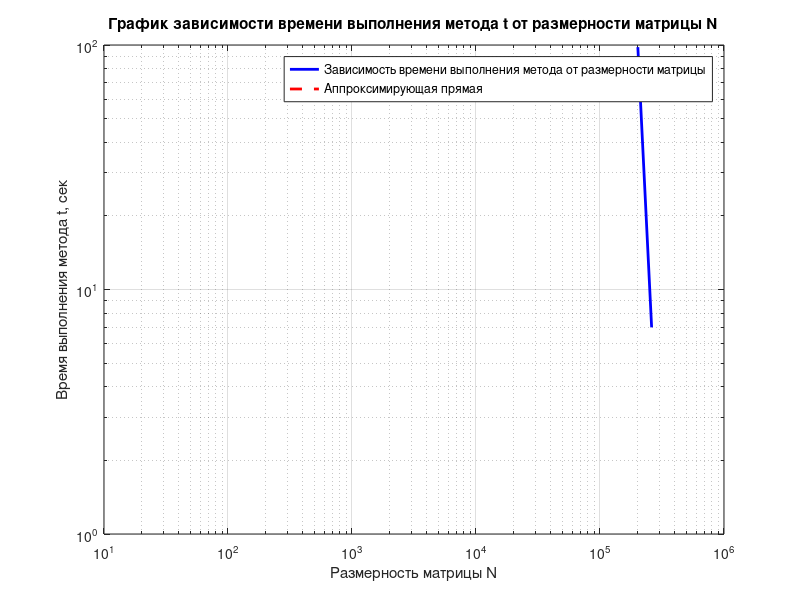
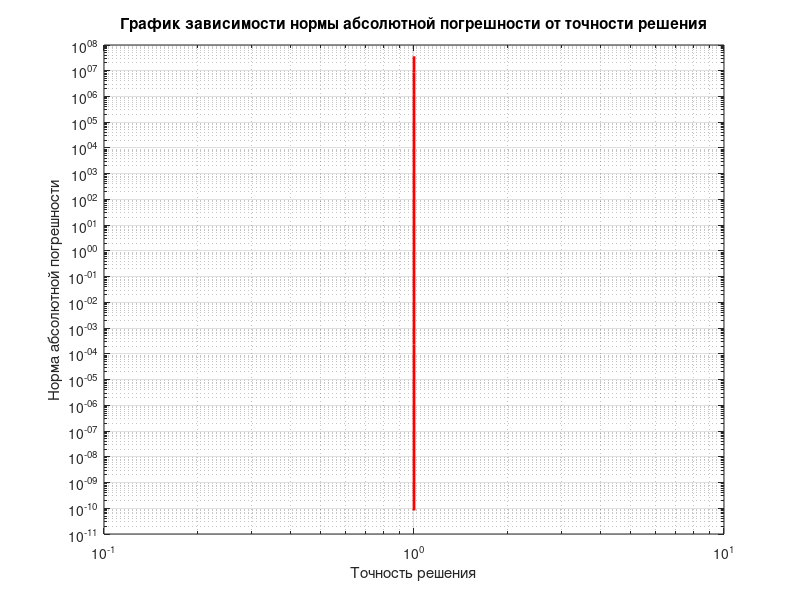
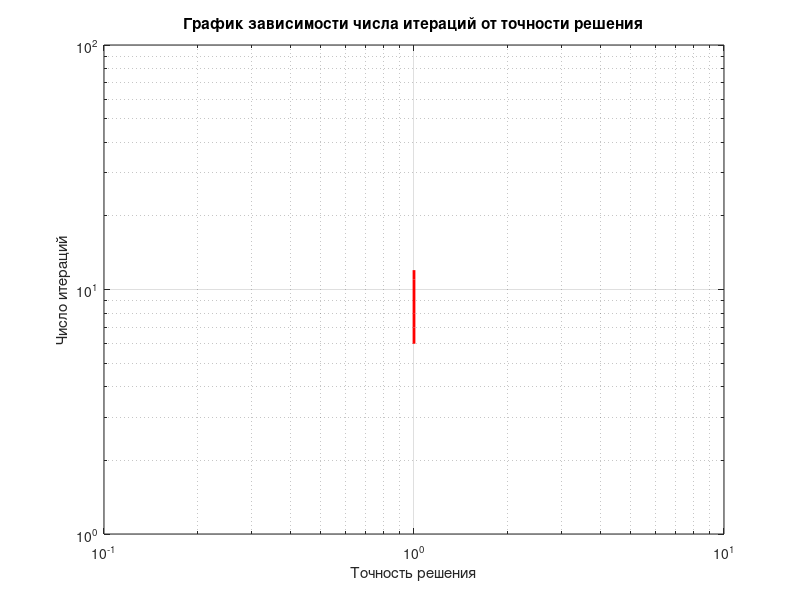

Source code (MATLAB) for these figures, in order:
FileName3=fopen('file.txt','w'); %открывает файл для записи данных
format longEng %изменяет формат выходного отображения на longEng (15 цифр после запятой)
X = [1; 2; 3; 4; 5; 6; 7; 8; 9; 10]; %столбец решений
[Q, r]=qr(rand(10)); %генерирует случайную матрицу 10 на 10, разложенную на Q*R
QT = transpose(Q); %транспонирует матрицу Q
D = zeros(10); %создает матрицу 10 на 10, заполненную нулями
det_curr = 1; %определитель матрицы
for i=1:9 %считает определитель диагональной матрицы
   D(i, i) = rand(1); %генерирует случайное число
   det_curr = det_curr * D(i, i);
end
D(10,10) = 10 / det_curr; %получает определитель, равный 10
A = QT * D * Q; %получает симметричную матрицу 
b = A * X; %получает столбец свободных чисел
FullMatrix = horzcat(A,b); %получает расширенную матрицу
for j = 1:10
    for m = 1:11 %записывает в файл элементы матрицы
        fprintf(FileName3,'%.15f ', FullMatrix(j,m));
    end
end

%график зависимости времени выполнения метода t от размерности матрицы N
x1 = xlsread('time4.csv', 'B1:B8'); %считывает из таблицы значения для оси Х
y1 = xlsread('time4.csv', 'A1:A8'); %считывает из таблицы значения для оси Y

%крайние точки аппроксимирующей прямой для графика времени
x12 = x1(1);
x13 = x1(8);
y12 = y1(1)/1.3;
y13 = y1(8)/1.3;

figure
loglog(x1, y1, '-b','LineWidth', 2); %строит график
grid on; %строит сетку
hold on; %сохраняет график
loglog([x12 x13], [y12 y13], '--r','LineWidth', 2); %строит аппроксимирующую прямую
hold on; %сохраняет график
title('График зависимости времени выполнения метода t от размерности матрицы N') %заголовок
xlabel('Размерность матрицы N') %подпись оси х
ylabel('Время выполнения метода t, сек') %подпись оси у
%легенда
legend('Зависимость времени выполнения метода от размерности матрицы', ...
    'Аппроксимирующая прямая');

%график зависимости нормы погрешности от точности
x2 = xlsread('norm4.csv', 'C1:C10'); %считывает из таблицы значения для оси Х
y3 = xlsread('norm4.csv', 'B1:B10'); %считывает из таблицы значения для оси Y

figure
loglog(x2, y3, '-r','LineWidth', 2); %строит график для абсолютной погрешности
grid on; %строит сетку
hold on; %сохраняет график
title('График зависимости нормы абсолютной погрешности от точности решения'); %заголовок
xlabel('Точность решения'); %подпись оси x
ylabel('Норма абсолютной погрешности'); %подпись оси у

%график зависимости числа итераций от точности решения
y2 = xlsread('norm4.csv', 'A1:A10'); %считывает из таблицы значения для оси Y
figure
loglog(x2, y2, '-r','LineWidth', 2); %строит график для абсолютной погрешности
grid on; %строит сетку
hold on; %сохраняет график
title('График зависимости числа итераций от точности решения'); %заголовок
xlabel('Точность решения'); %подпись оси x
ylabel('Число итераций'); %подпись оси у